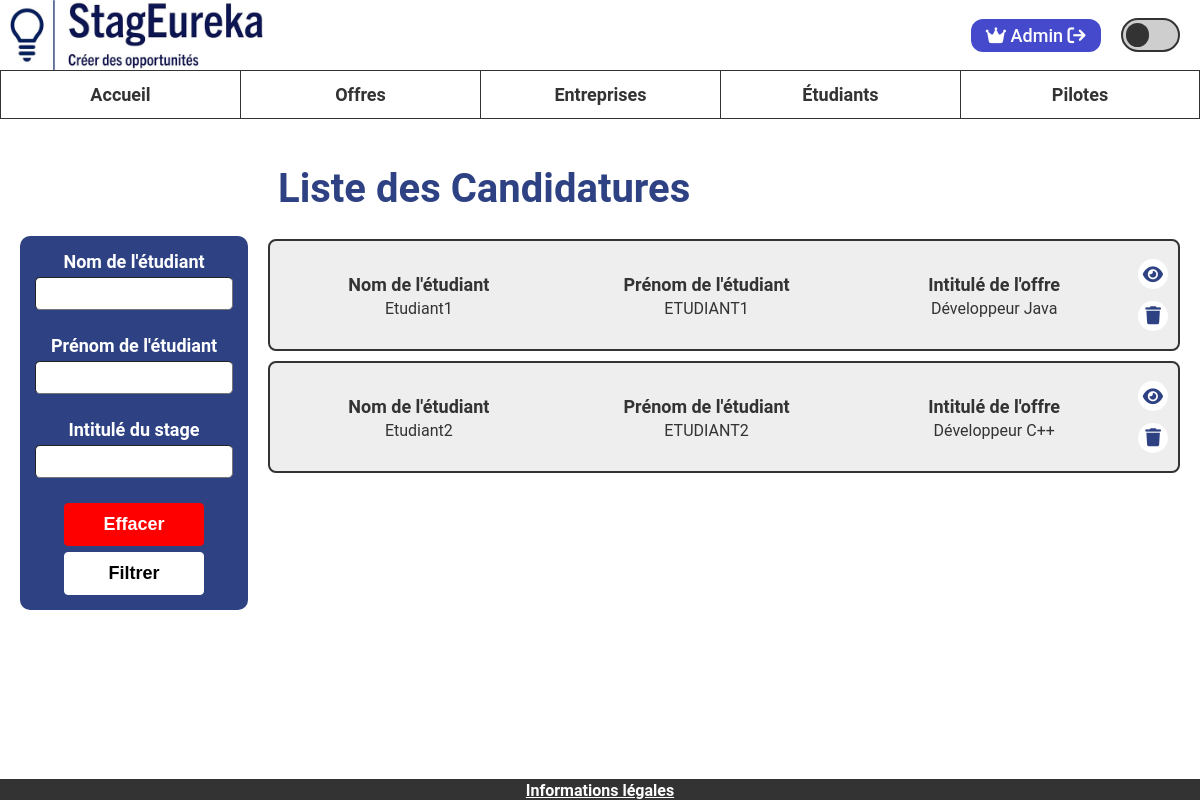
/www/candidature/liste (signed in), run on an earlier commit of the app's database.
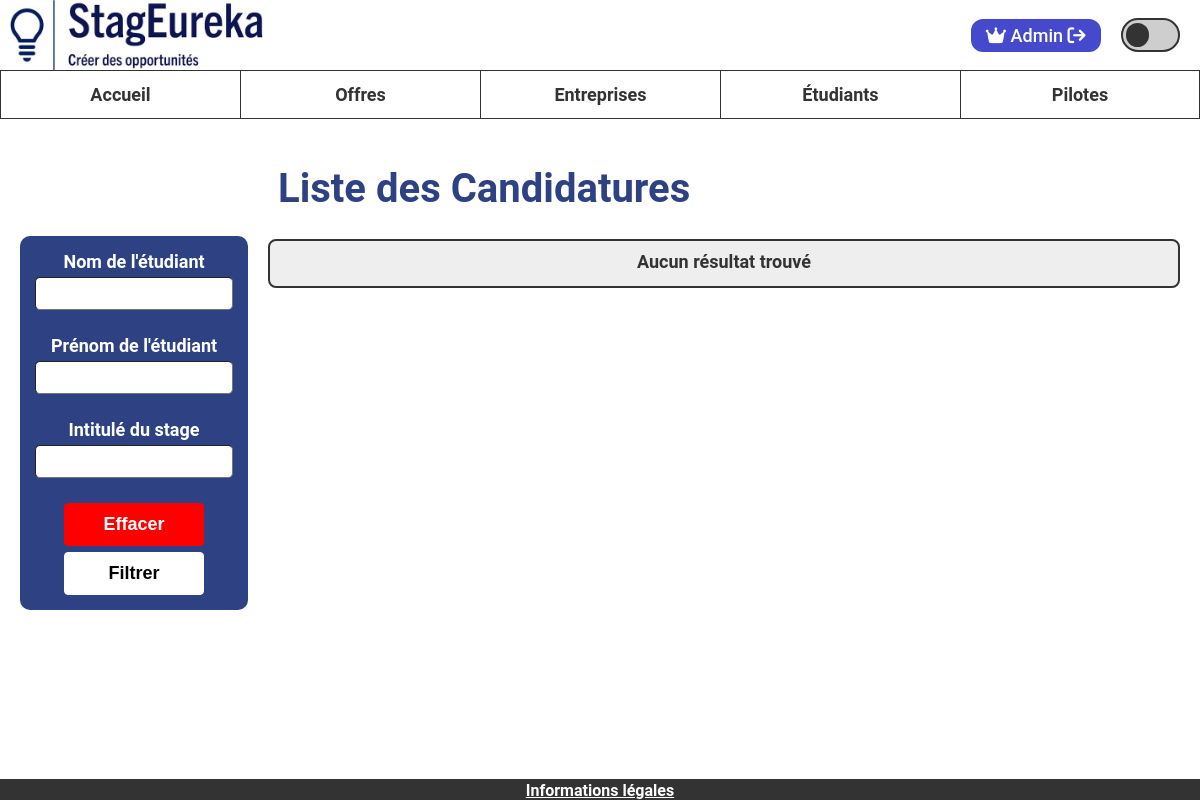
And on a later commit of the database.
### tables this page shows
CREATE TABLE Candidacy(
   idCandidacy INT NOT NULL AUTO_INCREMENT,
   idStudent INT NOT NULL,
   idInternshipOffer INT NOT NULL,
   CV BLOB,
   coverLetter TEXT,
   PRIMARY KEY(idCandidacy),
   FOREIGN KEY(idStudent) REFERENCES Student(idStudent),
   FOREIGN KEY(idInternshipOffer) REFERENCES InternshipOffer(idInternshipOffer)
);

CREATE TABLE Student(
   idStudent INT NOT NULL AUTO_INCREMENT,
   email VARCHAR(320) NOT NULL,
   name VARCHAR(50) NOT NULL,
   firstName VARCHAR(50) NOT NULL,
   password VARCHAR(255) NOT NULL,
   idClass INT NOT NULL,
   PRIMARY KEY(idStudent),
   FOREIGN KEY(idClass) REFERENCES Class(idClass)
);

CREATE TABLE InternshipOffer(
   idInternshipOffer INT NOT NULL AUTO_INCREMENT,
   skills VARCHAR(258) NOT NULL,
   title VARCHAR(50) NOT NULL,
   description TEXT NOT NULL,
   remuneration FLOAT NOT NULL,
   offerDate DATE NOT NULL,
   numberOfPlaces INT NOT NULL,
   duration INT NOT NULL,
   minor VARCHAR(4) NOT NULL,
 
 
 
 
   pictureURL TEXT NOT NULL DEFAULT "",
   idAddress INT NOT NULL,
   idCompany INT NOT NULL,
   PRIMARY KEY(idInternshipOffer),
   FOREIGN KEY(idAddress) REFERENCES Address(idAddress),
   FOREIGN KEY(idCompany) REFERENCES Company(idCompany)
);

### www/modele/candidature_modele.php (called while the page is built, shortened)
<?php
function getCandidaturesFiltre(string $nomEtudiant, string $prenomEtudiant, string $nomOffre, int $idEtudiant): array {
    $pdo = connexionBDD();
    $sql = "SELECT cand.idCandidacy idCandidature, intern.idInternshipOffer idOffre, s.idStudent idEtudiant, s.name nom, s.firstname prenom, intern.title titre
            FROM Candidacy cand
            INNER JOIN Student s ON (cand.idStudent = s.idStudent)
            INNER JOIN InternshipOffer intern ON (cand.idInternshipOffer = intern.idInternshipOffer)
            WHERE 1";
    $filtres = [];
    $requete = $pdo->prepare($sql);
    $requete->execute($filtres);
    $reponseBDD = $requete->fetchAll(PDO::FETCH_ASSOC);
    $candidatures = [];
    foreach ($reponseBDD as $candidature) {
        $candidatures[] = [
            "idCandidature" => $candidature["idCandidature"],
            "idEtudiant" => $candidature["idEtudiant"],
            "idOffre" => $candidature["idOffre"],
            "nom" => $candidature["nom"],
            "prenom" => $candidature["prenom"],
            "titre" => $candidature["titre"]
        ];
    }
    return $candidatures;
}

### www/vue/php/candidature/liste_candidatures_vue.php (the view, shortened to what this page needs)
<main class="main-affichage" id="main-liste-candidatures">
    <form action="<?= ADRESSE_SITE ?>/candidature/liste" method="post" id="form-filtres">
        <div class="block-recherche" id="block-recherche-candidature">
            <div class="barres-recherche">
                <div class="element-recherche">
                    <label for="nom-filtre">Nom de l'étudiant</label>
                    <input type="text" class="case-recherche" id="nom-filtre" name="nom" value="<?= isset($_POST["nom"]) ? $_POST["nom"] : "" ?>">
                </div>
                <div class="element-recherche">
                    <label for="prenom-filtre">Prénom de l'étudiant</label>
                    <input type="text" class="case-recherche" id="prenom-filtre" name="prenom" value="<?= isset($_POST["prenom"]) ? $_POST["prenom"] : "" ?>">
                </div>
                <div class="element-recherche">
                    <label for="offre-filtre">Intitulé du stage</label>
                    <input type="text" class="case-recherche" id="offre-filtre" name="nomOffre" value="<?= isset($_POST["nomOffre"]) ? $_POST["nomOffre"] : "" ?>">
                </div>
            </div>
            <button type="reset" class="bouton-filtrage">Effacer</button>
            <button type="submit" class="bouton-filtrage">Filtrer</button>
        </div>
        <?php
        $page = isset($_POST["page"]) ? intval($_POST["page"]) : 1;
        ?>
    </form>
    <div class="affichage-cartes">
        <div class="haut-page-liste-resultats">
            <h1 id="haut-h1">Liste des Candidatures</h1>
        </div>
        <div id="selection-candidature">
            <?php for ($i = ($page - 1) * NB_RESULTATS_PAGE; $i < min(count($candidatures), $page * NB_RESULTATS_PAGE); $i++) { ?>
                <?php $candidature = $candidatures[$i] ?>
                <div class="carte carte-candidature" id="carte-candidature-<?= $candidature["idCandidature"] ?>">
                    <div class="info-carte">
                        <div class="element-carte">
                            <p class="element-carte-titre">Nom de l'étudiant</p>
                            <p class="element-carte-valeur"><?= $candidature["nom"] ?></p>
                        </div>
                        <div class="element-carte">
                            <p class="element-carte-titre">Prénom de l'étudiant</p>
                            <p class="element-carte-valeur"><?= $candidature["prenom"] ?></p>
                        </div>
                        <div class="element-carte div-carte-campus">
                            <p class="element-carte-titre">Intitulé de l'offre</p>
                            <p class="element-carte-valeur"><?= $candidature["titre"] ?></p>
                        </div>
                        <div class="boutons-carte">
                            <button class="bouton-carte" onclick="location.href='<?= ADRESSE_SITE ?>/candidature/lire/<?= $candidature['idCandidature'] ?>'">
                                <i class="fa-solid fa-eye"></i>
                            </button>
                            <button class="bouton-carte" onclick="location.href='<?= ADRESSE_SITE ?>/candidature/supprimer/<?= $candidature['idCandidature'] ?>'">
                                <i class="fa-solid fa-trash"></i>
                            </button>
                        </div>
                    </div>
                </div>
            <?php } ?>
            <?php if (count($candidatures) == 0) { ?>
                <div class="carte carte-candidature">
                    <div class="info-carte">
                        <div class="element-partition">
                            <div class="element-carte-titre">Aucun résultat trouvé</div>
                        </div>
                    </div>
                </div>
            <?php } ?>
            <div class="conteneur-pagination-cartes">
            </div>
        </div>
    </div>
</main>
<?php
include "vue/php/mise_en_page_vue.php";
?>

What changed in the data, as far as the page shows it:
removed candidacy: idStudent.name "Etudiant1", idStudent.firstName "ETUDIANT1", idInternshipOffer.title "Développeur Java"
removed candidacy: idStudent.name "Etudiant2", idStudent.firstName "ETUDIANT2", idInternshipOffer.title "Développeur C++"
Also different on the page:
text now shown: "Aucun résultat trouvé"
